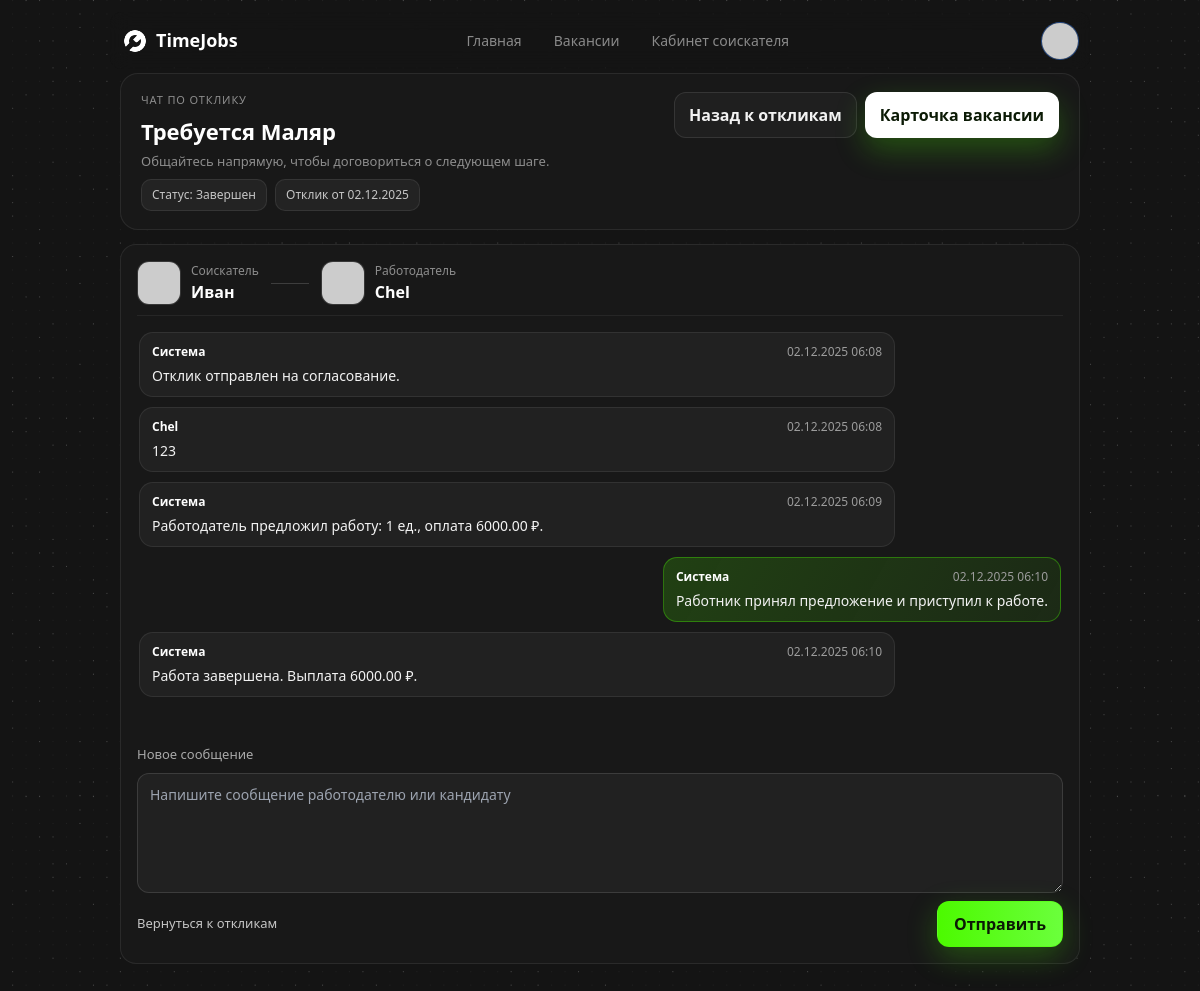
Page /applications/1/chat (signed in) on the committed database.
### app.py (models this page shows)
class Job(db.Model):
    id = db.Column(db.Integer, primary_key=True)
    employer_id = db.Column(db.Integer, db.ForeignKey('user.id'), nullable=False)
    title = db.Column(db.String(200), nullable=False)
    description = db.Column(db.Text)
    city = db.Column(db.String(120))
    specialization = db.Column(db.String(120))
    wage = db.Column(db.Float, default=0)
    pay_type = db.Column(db.String(20), default='shift')  # shift, hourly
    duration_days = db.Column(db.Integer, default=1)
    status = db.Column(db.String(20), default='pending')  # pending, approved, rejected
    created_at = db.Column(db.DateTime, default=datetime.datetime.utcnow)
    view_count = db.Column(db.Integer, default=0)
    experience_level = db.Column(db.String(50))
    employment_type = db.Column(db.String(50))
    tariff = db.Column(db.String(50))
    employer = db.relationship('User', backref='jobs')

class Application(db.Model):
    id = db.Column(db.Integer, primary_key=True)
    job_id = db.Column(db.Integer, db.ForeignKey('job.id'), nullable=False)
    worker_id = db.Column(db.Integer, db.ForeignKey('user.id'), nullable=False)
    note = db.Column(db.Text)
    status = db.Column(db.String(20), default='applied')  # applied, accepted, rejected
    created_at = db.Column(db.DateTime, default=datetime.datetime.utcnow)
    frozen_amount = db.Column(db.Float, default=0)
    work_units = db.Column(db.Integer, default=0)
    job = db.relationship('Job', backref='applications')
    worker = db.relationship('User')
    messages = db.relationship(
        'ChatMessage',
        backref='application',
        lazy=True,
        cascade='all, delete-orphan'
    )
    __table_args__ = (
        UniqueConstraint('job_id', 'worker_id', name='uq_job_worker'),
    )

class User(db.Model, UserMixin):
    id = db.Column(db.Integer, primary_key=True)
    name = db.Column(db.String(120), nullable=False)
    first_name = db.Column(db.String(120))
    last_name = db.Column(db.String(120))
    middle_name = db.Column(db.String(120))
    gender = db.Column(db.String(20))
    city = db.Column(db.String(120))
    birth_date = db.Column(db.Date)
    email = db.Column(db.String(120), unique=True, nullable=False)
    password_hash = db.Column(db.String(255), nullable=False)
    role = db.Column(db.String(20), default='worker')  # worker, employer, moderator
    phone = db.Column(db.String(50))
    education = db.Column(db.String(255))
    exp_years = db.Column(db.Integer, default=0)
    avatar_url = db.Column(db.String(255))
    deposit = db.Column(db.Float, default=0)
    rating = db.Column(db.Float, default=0)
    educations = db.relationship('WorkerEducation', backref='user', lazy=True, cascade='all, delete-orphan')
    experiences = db.relationship('WorkerExperience', backref='user', lazy=True, cascade='all, delete-orphan')
    skills = db.relationship('WorkerSkill', backref='user', lazy=True, cascade='all, delete-orphan')

class ChatMessage(db.Model):
    __tablename__ = 'chat_message'
    id = db.Column(db.Integer, primary_key=True)
    application_id = db.Column(db.Integer, db.ForeignKey('application.id'), nullable=False)
    sender_id = db.Column(db.Integer, db.ForeignKey('user.id'), nullable=False)
    text = db.Column(db.Text, nullable=False)
    created_at = db.Column(db.DateTime, default=datetime.datetime.utcnow)
    is_system = db.Column(db.Boolean, default=False)
    sender = db.relationship('User')

### app.py (the view, shortened to what this page needs)
@app.route('/applications/<int:app_id>/chat', methods=['GET', 'POST'])
@login_required
def application_chat(app_id):
    app_obj = Application.query.get_or_404(app_id)
    job = app_obj.job
    is_worker = current_user.role == 'worker' and app_obj.worker_id == current_user.id
    is_employer = current_user.role == 'employer' and job and job.employer_id == current_user.id
    back_url = url_for('my_applications') if is_worker else (
        url_for('view_job_applications', job_id=job.id) if job else url_for('manage')
    )
    if not (is_worker or is_employer):
        flash('Нет прав для просмотра чата.', 'error')
        return redirect(back_url)
    allowed_chat_statuses = {'awaiting_approval', 'work_offer', 'in_work', 'completed'}
    if app_obj.status not in allowed_chat_statuses:
        flash('Чат недоступен для текущего статуса отклика.', 'error')
        return redirect(back_url)
    messages = ChatMessage.query.filter_by(application_id=app_obj.id)         .order_by(ChatMessage.created_at.asc()).all()
    chat_partner = app_obj.job.employer if is_worker else app_obj.worker
    status_labels = {
        'applied': 'Новый отклик',
        'awaiting_approval': 'На согласовании',
        'work_offer': 'Предложение работы',
        'in_work': 'В работе',
        'completed': 'Завершен',
        'rejected': 'Отклонен'
    }
    status_label = status_labels.get(app_obj.status, 'Р В Р’В Р вЂ™Р’В Р В РІР‚в„ўР вЂ™Р’В Р В Р’В Р В РІР‚В Р В Р’В Р Р†Р вЂљРЎв„ўР В Р’В Р вЂ™Р’В Р В РІР‚в„ўР вЂ™Р’В Р В Р’В Р Р†Р вЂљРІвЂћСћР В РІР‚в„ўР вЂ™Р’ВµР В Р’В Р вЂ™Р’В Р В РІР‚в„ўР вЂ™Р’В Р В Р’В Р Р†Р вЂљРІвЂћСћР В РІР‚в„ўР вЂ™Р’В· Р В Р’В Р вЂ™Р’В Р В Р’В Р В РІР‚в„–Р В Р’В Р вЂ™Р’В Р В Р Р‹Р Р†Р вЂљРЎС™Р В Р’В Р вЂ™Р’В Р В Р’В Р В РІР‚в„–Р В Р’В Р В РІР‚В Р В Р’В Р Р†Р вЂљРЎв„ўР В Р Р‹Р Р†РІР‚С›РЎС›Р В Р’В Р вЂ™Р’В Р В РІР‚в„ўР вЂ™Р’В Р В Р’В Р Р†Р вЂљРІвЂћСћР В РІР‚в„ўР вЂ™Р’В°Р В Р’В Р вЂ™Р’В Р В Р’В Р В РІР‚в„–Р В Р’В Р В РІР‚В Р В Р’В Р Р†Р вЂљРЎв„ўР В Р Р‹Р Р†РІР‚С›РЎС›Р В Р’В Р вЂ™Р’В Р В Р’В Р В РІР‚в„–Р В Р’В Р В Р вЂ№Р В Р вЂ Р В РІР‚С™Р РЋРЎв„ўР В Р’В Р вЂ™Р’В Р В Р’В Р В РІР‚в„–Р В Р’В Р вЂ™Р’В Р В Р Р‹Р Р†Р вЂљРЎС™Р В Р’В Р вЂ™Р’В Р В РІР‚в„ўР вЂ™Р’В Р В Р’В Р Р†Р вЂљРІвЂћСћР В РІР‚в„ўР вЂ™Р’В°')
    return render_template(
        'application_chat.html',
        app_obj=app_obj,
        job=job,
        chat_partner=chat_partner,
        messages=messages,
        back_url=back_url,
        is_worker=is_worker,
        is_employer=is_employer,
        status_label=status_label,
        worker=app_obj.worker,
        employer=job.employer if job else None
    )

### app.py (called while the page is built, shortened)
@login_manager.user_loader
def load_user(user_id):
    return User.query.get(int(user_id))

@app.context_processor
def inject_globals():
    import urllib.parse
    from flask import request, url_for
    def default_avatar(name):
        n = urllib.parse.quote_plus(name or "U")
        return f"https://ui-avatars.com/api/?background=4CFA00&color=fff&name={n}"
    def get_active_page():
        path = request.path
        if path == url_for('index'):
            return 'index'
        if path.startswith(url_for('vacancies')):
            return 'vacancies'
        if path.startswith('/applications/'):
            if current_user.is_authenticated and current_user.role == 'worker':
                return 'my_applications'
            if current_user.is_authenticated and current_user.role == 'employer':
                return 'manage'
    return dict(
        current_user=current_user,
        default_avatar=default_avatar,
        active_page=get_active_page()
    )

@app.before_request
def _ensure_db_initialized():
    global _db_initialized
    if not _db_initialized:
        init_db()
        _db_initialized = True

### templates/application_chat.html (shortened to what this page needs)
{% extends "base.html" %}
{% block content %}
<div class="chat-shell">
    <div class="chat-inner">
        <header class="chat-header glass-card">
            <div>
                <p class="chat-eyebrow">Чат по отклику</p>
                <h1>{{ job.title if job else 'Вакансия удалена' }}</h1>
                <p class="chat-subtitle">
                    Общайтесь напрямую, чтобы договориться о следующем шаге.
                </p>
                <div class="chat-chips">
                    <span class="chat-chip">Статус: {{ status_label }}</span>
                    <span class="chat-chip">Отклик от {{ app_obj.created_at.strftime('%d.%m.%Y') if app_obj.created_at else 'дата неизвестна' }}</span>
                </div>
            </div>
            <div class="chat-header__actions">
                <a class="chat-btn ghost" href="{{ back_url }}">Назад к откликам</a>
                {% if job %}
                <a class="chat-btn" href="{{ url_for('vacancy_detail', job_id=job.id) }}">Карточка вакансии</a>
                {% endif %}
            </div>
        </header>
        <div class="chat-window glass-card">
            <div class="chat-participants">
                {% set worker_name = worker.name if worker else 'Соискатель' %}
                {% set worker_avatar = (worker.avatar_url or (worker.avatar if worker else None)) if worker else None %}
                {% set employer_name = employer.name if employer else 'Работодатель' %}
                {% set employer_avatar = (employer.avatar_url or (employer.avatar if employer else None)) if employer else None %}
                <div class="chat-person">
                    <img src="{{ worker_avatar or default_avatar(worker_name) }}" alt="{{ worker_name }}">
                    <div>
                        <div class="chat-person__role">Соискатель</div>
                        <div class="chat-person__name">{{ worker_name }}</div>
                    </div>
                </div>
                <div class="chat-person chat-person--muted">
                    <div class="chat-person__divider" aria-hidden="true"></div>
                </div>
                <div class="chat-person">
                    <img src="{{ employer_avatar or default_avatar(employer_name) }}" alt="{{ employer_name }}">
                    <div>
                        <div class="chat-person__role">Работодатель</div>
                        <div class="chat-person__name">{{ employer_name }}</div>
                    </div>
                </div>
            </div>
            <div class="chat-messages" id="chat">
                {% for msg in messages %}
                    {% set mine = msg.sender_id == current_user.id %}
                    <div class="chat-bubble{% if mine %} chat-bubble--mine{% endif %}" id="{% if loop.last %}last{% endif %}">
                        <div class="chat-bubble__meta">
                            <span class="chat-author">
                                {% if msg.is_system %}Система{% elif mine %}Вы{% else %}{{ msg.sender.name or 'Пользователь' }}{% endif %}
                            </span>
                            <span class="chat-time">{{ msg.created_at.strftime('%d.%m.%Y %H:%M') if msg.created_at else '' }}</span>
                        </div>
                        <div class="chat-bubble__text">{{ (msg.text or '') | e | replace('\n', '<br>') | safe }}</div>
                    </div>
                {% else %}
                    <div class="chat-empty">Пока нет сообщений. Начните диалог, чтобы обсудить детали.</div>
                {% endfor %}
            </div>
            <form class="chat-form" method="post">
                <label class="chat-form__label" for="chat-message">Новое сообщение</label>
                <textarea id="chat-message"
                          name="message"
                          rows="3"
                          placeholder="Напишите сообщение работодателю или кандидату"
                          required></textarea>
                <div class="chat-form__actions">
                    <a class="chat-link" href="{{ back_url }}">Вернуться к откликам</a>
                    <button type="submit" class="chat-submit">Отправить</button>
                </div>
            </form>
        </div>
    </div>
</div>
{% endblock %}

### static/css/style.css (style rules this page uses)
:root { --tj-accent: #4CFA00; }
.glass-card { background: hsl(var(--twc-grey-950) / var(--twc-grey-950-opacity, var(--tw-bg-opacity))); }
html[data-theme="dark"] body { --tw-bg-opacity: 1; background-color: hsl(var(--twc-grey-1000) / var(--tw-bg-opacity)); color: hsl(var(--twc-grey-50) / 1); }
.chat-shell { min-height: calc(100vh - 80px); padding: 0 16px 56px; display: flex; justify-content: center; }
.chat-inner { width: 100%; max-width: 960px; display: flex; flex-direction: column; gap: 14px; }
.chat-header { display: flex; align-items: flex-start; justify-content: space-between; gap: 14px; padding: 18px 20px; border-radius: 18px; border: 1px solid rgba(255,255,255,0.08); }
.chat-eyebrow { text-transform: uppercase; letter-spacing: 0.08em; color: hsl(var(--twc-grey-400)); font-size: 11px; margin-bottom: 6px; }
.chat-header h1 { font-size: 22px; font-weight: 700; color: #fff; margin: 0 0 4px; }
.chat-subtitle { color: hsl(var(--twc-grey-400)); font-size: 13px; line-height: 1.5; max-width: 640px; }
.chat-chips { display: flex; gap: 8px; flex-wrap: wrap; margin-top: 8px; }
.chat-chip { display: inline-flex; align-items: center; gap: 6px; padding: 6px 10px; border-radius: 10px; background: rgba(255,255,255,0.05); border: 1px solid rgba(255,255,255,0.08); color: hsl(var(--twc-grey-200)); font-size: 12px; }
.chat-header__actions { display: flex; gap: 8px; flex-wrap: wrap; }
.chat-btn { padding: 10px 14px; border-radius: 12px; border: 1px solid rgba(255,255,255,0.1); background: #fff; color: #0b1a05; font-weight: 700; box-shadow: 0 12px 30px rgba(76,250,0,0.25); }
.chat-btn.ghost { background: rgba(255,255,255,0.03); color: hsl(var(--twc-grey-50)); box-shadow: none; }
.chat-window { padding: 16px; border-radius: 16px; border: 1px solid rgba(255,255,255,0.08); display: flex; flex-direction: column; gap: 12px; }
.chat-participants { display: flex; align-items: center; gap: 12px; padding-bottom: 10px; border-bottom: 1px solid rgba(255,255,255,0.06); }
.chat-person { display: inline-flex; align-items: center; gap: 10px; }
.chat-person img { width: 44px; height: 44px; border-radius: 12px; object-fit: cover; border: 1px solid rgba(255,255,255,0.1); background: rgba(255,255,255,0.04); }
.chat-person__role { font-size: 12px; color: hsl(var(--twc-grey-400)); }
.chat-person__name { color: #fff; font-weight: 700; }
.chat-person__divider { width: 38px; height: 1px; background: rgba(255,255,255,0.16); }
.chat-messages { display: flex; flex-direction: column; gap: 10px; max-height: 460px; min-height: 240px; overflow-y: auto; padding: 4px 2px; }
.chat-bubble { background: rgba(255,255,255,0.04); border: 1px solid rgba(255,255,255,0.08); border-radius: 14px; padding: 10px 12px; max-width: 82%; }
.chat-bubble--mine { margin-left: auto; background: linear-gradient(120deg, rgba(76,250,0,0.18), rgba(76,250,0,0.08)); border-color: rgba(76,250,0,0.35); }
.chat-bubble__meta { display: flex; justify-content: space-between; gap: 10px; color: hsl(var(--twc-grey-350)); font-size: 12px; margin-bottom: 4px; }
.chat-bubble__text { color: hsl(var(--twc-grey-50)); font-size: 14px; line-height: 1.5; word-break: break-word; }
.chat-author { font-weight: 700; color: #fff; }
.chat-form { display: flex; flex-direction: column; gap: 8px; }
.chat-form__label { font-size: 13px; color: hsl(var(--twc-grey-300)); }
.chat-form textarea { width: 100%; border-radius: 12px; border: 1px solid rgba(255,255,255,0.12); background: rgba(255,255,255,0.04); color: #fff; padding: 10px 12px; font-size: 14px; resize: vertical; min-height: 120px; }
.chat-form__actions { display: flex; align-items: center; justify-content: space-between; gap: 10px; flex-wrap: wrap; }
.chat-link { color: hsl(var(--twc-grey-200)); font-size: 13px; }
.chat-submit { padding: 10px 16px; border-radius: 12px; background: linear-gradient(90deg, #4CFA00 0%, #6BFF3C 100%); color: #0b1a05; font-weight: 800; border: 1px solid rgba(76,250,0,0.4); box-shadow: 0 10px 30px rgba(76,250,0,0.25); }

### rows in the picture
Job: title "Требуется Маляр"
Application: created_at "02.12.2025"
User: name "Иван"
User: name "Chel"
ChatMessage: is_system "Система", created_at "02.12.2025 06:08", text "Отклик отправлен на согласование."
ChatMessage: sender "Chel", created_at "02.12.2025 06:08", text "123"
ChatMessage: is_system "Система", created_at "02.12.2025 06:09", text "Работодатель предложил работу: 1 ед., оплата 6000.00 ₽."
ChatMessage: is_system "Система", created_at "02.12.2025 06:10", text "Работник принял предложение и приступил к работе."
ChatMessage: is_system "Система", created_at "02.12.2025 06:10", text "Работа завершена. Выплата 6000.00 ₽."

### other values in the picture
{{ status_label }} "Завершен"
